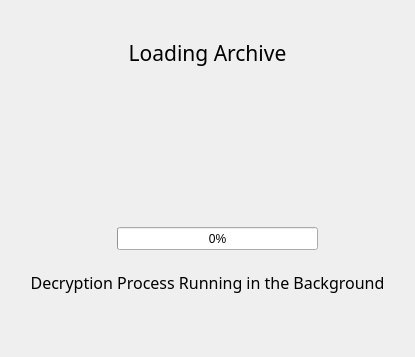
      <widget class="QWidget" name="tab_22">
       <attribute name="title">
        <string>Load_Archive</string>
       </attribute>
       <layout class="QGridLayout" name="gridLayout_2">
        <item row="1" column="2">
         <widget class="QWidget" name="widget_108" native="true"/>
        </item>
        <item row="1" column="0">
         <widget class="QWidget" name="widget_109" native="true"/>
        </item>
        <item row="2" column="1">
         <widget class="QWidget" name="widget_107" native="true"/>
        </item>
        <item row="0" column="1">
         <widget class="QWidget" name="widget_110" native="true"/>
        </item>
        <item row="1" column="1">
         <widget class="QWidget" name="widget_106" native="true">
          <property name="minimumSize">
           <size>
            <width>381</width>
            <height>311</height>
           </size>
          </property>
          <widget class="QLabel" name="label_43">
           <property name="geometry">
            <rect>
             <x>0</x>
             <y>10</y>
             <width>381</width>
             <height>51</height>
            </rect>
           </property>
           <property name="font">
            <font>
             <family>Segoe UI Light</family>
             <pointsize>16</pointsize>
            </font>
           </property>
           <property name="text">
            <string>Loading Archive</string>
           </property>
           <property name="alignment">
            <set>Qt::AlignCenter</set>
           </property>
          </widget>
          <widget class="QProgressBar" name="load_archive_progressbar">
           <property name="geometry">
            <rect>
             <x>100</x>
             <y>210</y>
             <width>201</width>
             <height>23</height>
            </rect>
           </property>
           <property name="value">
            <number>0</number>
           </property>
          </widget>
          <widget class="QPushButton" name="pushButton_2">
           <property name="geometry">
            <rect>
             <x>120</x>
             <y>70</y>
             <width>121</width>
             <height>131</height>
            </rect>
           </property>
           <property name="text">
            <string/>
           </property>
           <property name="icon">
            <iconset resource="icons.qrc">
             <normaloff>:/icons/lock.png</normaloff>:/icons/lock.png</iconset>
           </property>
           <property name="iconSize">
            <size>
             <width>150</width>
             <height>150</height>
            </size>
           </property>
           <property name="flat">
            <bool>true</bool>
           </property>
          </widget>
          <widget class="QLabel" name="label_44">
           <property name="geometry">
            <rect>
             <x>0</x>
             <y>240</y>
             <width>381</width>
             <height>51</height>
            </rect>
           </property>
           <property name="font">
            <font>
             <family>Segoe UI Light</family>
             <pointsize>12</pointsize>
            </font>
           </property>
           <property name="text">
            <string>Decryption Process Running in the Background</string>
           </property>
           <property name="alignment">
            <set>Qt::AlignCenter</set>
           </property>
          </widget>
         </widget>
        </item>
        <item row="3" column="1">
         <widget class="QWidget" name="widget_111" native="true"/>
        </item>
        <item row="4" column="1">
         <widget class="QWidget" name="widget_112" native="true"/>
        </item>
       </layout>
      </widget>
